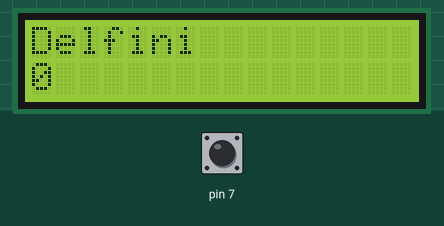
The sketch below on a simulated Arduino Uno, built with avr-gcc and run on an emulated ATmega328P. Parts: 16×2 character LCD. Inputs (shaded band) come from the test bench; at power-on: pin 7 HIGH.

Above: at 0.1 s.
At 4.1 s:
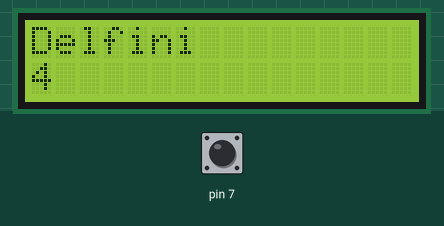
At 9.1 s:
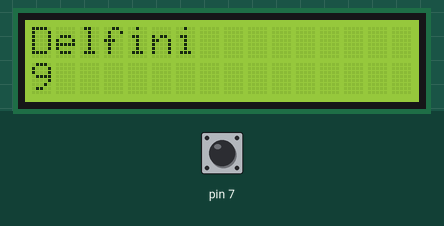
At 19.1 s:
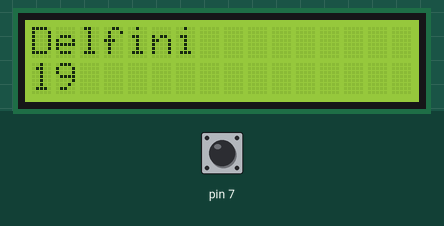
At 29.1 s:
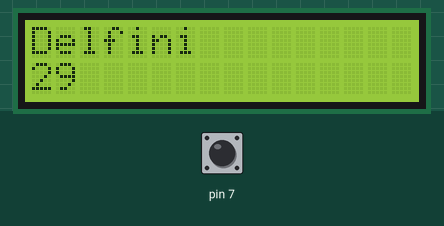
At 39.1 s:
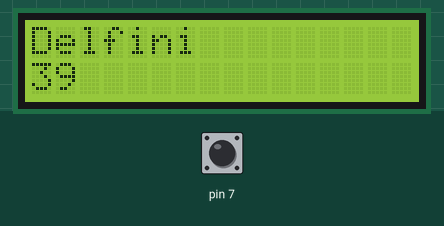

Measured:
- what the display in image 1 shows lasts 1.0 s, from 4.0 s to 5.0 s

The sketch:

job3.ino
```cpp
// Utilisation de la librairie LiquidCrytal.h

#include <LiquidCrystal.h>


// Définition des broches RS, E, et Data (DB4 à DB7)
LiquidCrystal lcd(12, 11, 5, 4, 3, 2);
bool counting=1;

void setup() {
  lcd.begin(16, 2);
  Serial.begin(9600);
  pinMode(7, INPUT);
  lcd.print("Delfini");
}

void loop() {
  if (digitalRead(7)==0){
    if (counting==1){
      counting=0;
    }
    else{
      counting=1;
    }
  }
  while (counting==1){
    lcd.setCursor(0, 1);
    lcd.print(millis() / 1000);
  }
}
```
